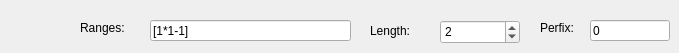
     <widget class="QWidget" name="tab_11">
      <attribute name="title">
       <string>Counter</string>
      </attribute>
      <widget class="QSpinBox" name="txtSSConLen">
       <property name="geometry">
        <rect>
         <x>440</x>
         <y>20</y>
         <width>80</width>
         <height>24</height>
        </rect>
       </property>
       <property name="maximum">
        <number>100000</number>
       </property>
       <property name="singleStep">
        <number>1</number>
       </property>
       <property name="value">
        <number>2</number>
       </property>
      </widget>
      <widget class="QLabel" name="label_43">
       <property name="geometry">
        <rect>
         <x>370</x>
         <y>20</y>
         <width>60</width>
         <height>21</height>
        </rect>
       </property>
       <property name="text">
        <string>Length:</string>
       </property>
      </widget>
      <widget class="QLabel" name="label_42">
       <property name="geometry">
        <rect>
         <x>540</x>
         <y>20</y>
         <width>60</width>
         <height>16</height>
        </rect>
       </property>
       <property name="text">
        <string>Perfix:</string>
       </property>
      </widget>
      <widget class="QLineEdit" name="txtSSConPer">
       <property name="geometry">
        <rect>
         <x>590</x>
         <y>20</y>
         <width>80</width>
         <height>21</height>
        </rect>
       </property>
       <property name="text">
        <string>0</string>
       </property>
      </widget>
      <widget class="QLabel" name="label_16">
       <property name="geometry">
        <rect>
         <x>80</x>
         <y>20</y>
         <width>71</width>
         <height>16</height>
        </rect>
       </property>
       <property name="text">
        <string>Ranges:</string>
       </property>
      </widget>
      <widget class="QLineEdit" name="txtSSConRange">
       <property name="geometry">
        <rect>
         <x>150</x>
         <y>20</y>
         <width>201</width>
         <height>21</height>
        </rect>
       </property>
       <property name="toolTip">
        <string>&lt;html&gt;&lt;head/&gt;&lt;body&gt;&lt;p&gt;&lt;span style=&quot; font-size:18pt; color:#0000ff;&quot;&gt;CounterRange: sequence of ranges, i.e. If all 12 subjects have runs from 2 to 5 then Range=[12*2-5]; If 3 subjects have runs from 1 to 4 and 2 subjects have runs from 5 to 7 then Range=[3*1-4, 2*5-7]&lt;/span&gt;&lt;/p&gt;&lt;/body&gt;&lt;/html&gt;</string>
       </property>
       <property name="text">
        <string>[1*1-1]</string>
       </property>
      </widget>
     </widget>
